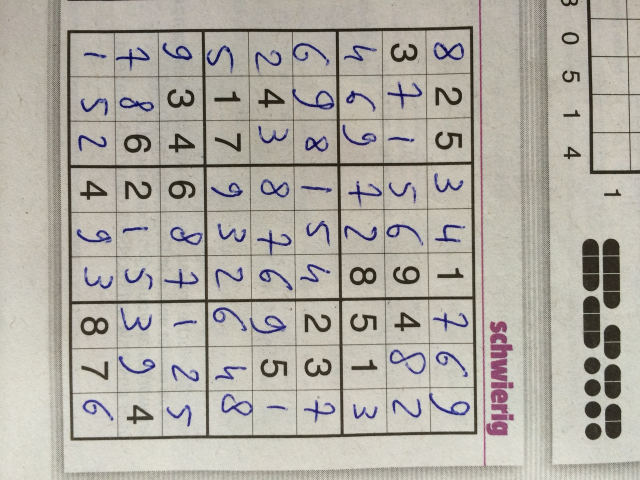
#> input picture tests/images/kalem.jpg, 1280 x 960 px (shown at 1/2 size); its folder holds only this picture in this run
$ python -i vision.py   (imports and definitions only)
#> lines starting #> are read from the running program, lines starting #| are printed output that depends on the picture; after the words box and inside, x2 and y2 are one past the last pixel; in counts of white or black regions, pixels touching at a corner belong together
"""Görüntü işleme: ızgarayı bul, rakamları oku, çözümü görüntünün üstüne çiz."""
from dataclasses import dataclass, field
from io import BytesIO
from itertools import combinations
from pathlib import Path

import cv2
import numpy as np
from PIL import Image, ImageDraw, ImageFont

from digits import normalize
from solver import solve_unique

WARP = 450
CELL = WARP // 9
SQUARE = np.float32([[0, 0], [WARP, 0], [WARP, WARP], [0, WARP]])
FONT = cv2.FONT_HERSHEY_SIMPLEX


def load_image(path):
    """cv2.imread Windows'ta Türkçe karakterli yolları okuyamaz; baytlardan çözüyoruz."""
    return cv2.imdecode(np.fromfile(path, np.uint8), cv2.IMREAD_COLOR)


MAX_SIDE = 1280  # tüm ayarlar ve ölçümler bu boyuttaki telefon fotoğraflarıyla yapıldı


# [8 lines left out: function limit_size, not called in this run]


def save_image(path, img):
    cv2.imencode(".jpg", img)[1].tofile(path)  # imwrite da Türkçe karakterli yollara yazamaz


def order_corners(pts):
    s = pts.sum(1)
    d = np.diff(pts, axis=1).ravel()  # y - x
    return np.float32([pts[s.argmin()], pts[d.argmin()], pts[s.argmax()], pts[d.argmax()]])


def grid_score(th, quad, size=270):
    """Dörtgeni düzleştirip iç çizgilerin 1/9 aralıklarla gerçekten orada olup olmadığını ölçer (0-1)."""
    dst = np.float32([[0, 0], [size, 0], [size, size], [0, size]])
    flat = cv2.warpPerspective(th, cv2.getPerspectiveTransform(quad, dst), (size, size)) > 0
    step, win = size // 9, 3
    peaks = []
    for profile in (flat.mean(1), flat.mean(0)):  # satır ve sütun boyunca koyu piksel oranı
        for k in range(1, 9):
            peaks.append(profile[k * step - win:k * step + win + 1].max())
    return float(np.mean(peaks))


def find_grid(gray, trace=None):
    """Sudoku ızgarasının köşelerini bulur: sol-üst, sağ-üst, sağ-alt, sol-alt.

    trace sözlüğü verilirse "Nasıl gördüm?" paneli için ara sonuçlar ona yazılır.
    """
    scale = min(1.0, 640 / gray.shape[1])  # hız için küçük çözünürlükte ara
#> scale = 0.5
    if scale < 1:
        gray = cv2.resize(gray, None, fx=scale, fy=scale, interpolation=cv2.INTER_AREA)
    blur = cv2.GaussianBlur(gray, (7, 7), 0)
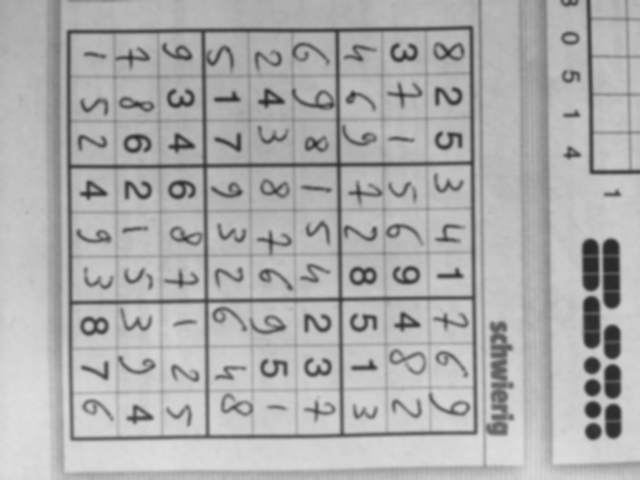
#> blur: shape (480, 640); min 39, max 222, mean 173.7
    th = cv2.adaptiveThreshold(blur, 255, cv2.ADAPTIVE_THRESH_GAUSSIAN_C,
                               cv2.THRESH_BINARY_INV, 11, 2)
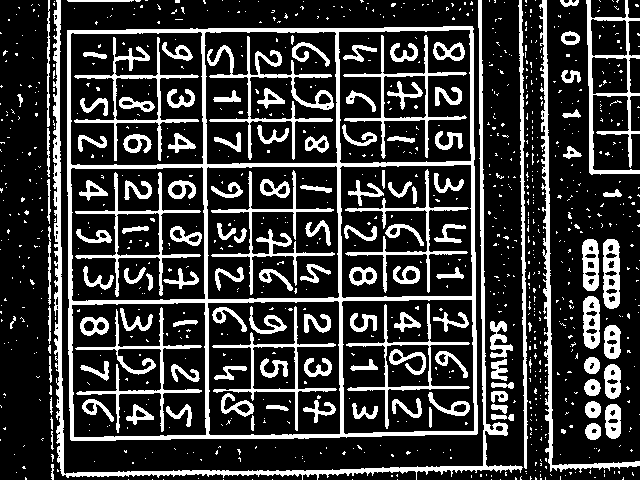
#> th: shape (480, 640); 22.4% white; 975 white regions (839 under 20 px), largest, box (x1, y1, x2, y2) and area: (67, 26, 478, 441) 13159, (53, 0, 523, 480) 6615, (539, 0, 640, 473) 2736
    # Bulanık fotoğraflarda ince ızgara çizgileri eşiklemede kesik kesik kalır ve ızgara kapalı bir
    # dörtgen oluşturmaz. Hafifçe kalınlaştırılmış görüntüden de aday üretilir; kopukluklar kapanır.
    thickened = cv2.dilate(th, np.ones((3, 3), np.uint8))
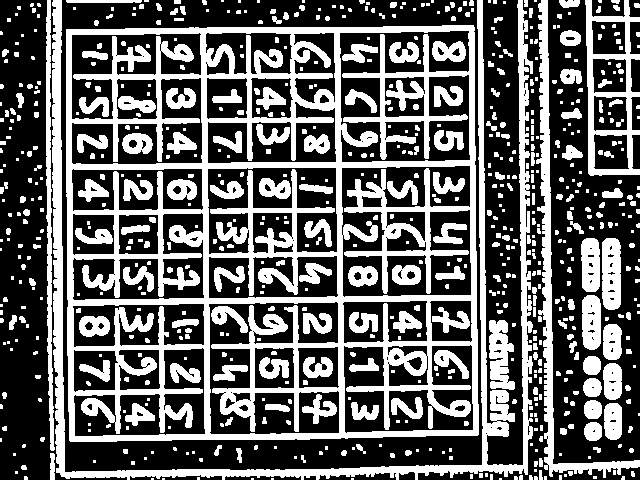
#> thickened: shape (480, 640); 38.8% white; 738 white regions (429 under 20 px), largest, box (x1, y1, x2, y2) and area: (66, 25, 479, 442) 53318, (52, 0, 533, 480) 14834, (536, 0, 640, 478) 4799
    candidates = []  # ızgara testini geçenler: (alan, skor, köşeler)
    scored = []      # puanlanan tüm dörtgenler (panelde gösterilir): (köşeler, skor)
    for source in (th, thickened):
        found_in_th = [q * scale for q, _ in scored]
        contours, _ = cv2.findContours(source, cv2.RETR_LIST, cv2.CHAIN_APPROX_SIMPLE)
        for c in sorted(contours, key=cv2.contourArea, reverse=True)[:10]:
            if cv2.contourArea(c) < gray.size * 0.02:
                break
            # Dış çerçeve yer yer kopuk olabilir; dış bükey zarf yine de temiz bir dörtgen verir
            hull = cv2.convexHull(c)
            if cv2.contourArea(hull) < gray.size * 0.05:
                continue
            approx = cv2.approxPolyDP(hull, 0.02 * cv2.arcLength(hull, True), True)
            if len(approx) != 4:
                continue
            quad = order_corners(approx.reshape(4, 2).astype(np.float32))
            # Kalınlaştırılmış görüntü sadece yeni dörtgen getirsin: aynı ızgaranın 1 px büyük kopyası
            # "en büyük kazanır" kuralında asıl adayı geçip köşeleri kaydırmasın
            if source is thickened and any(np.abs(quad - q).max() < 5 for q in found_in_th):
                continue
            score = grid_score(th, quad)  # puan hep asıl görüntüde: iki kaynağın adayları karşılaştırılabilsin
            scored.append((quad / scale, score))
            if score >= 0.4:
                candidates.append((cv2.contourArea(hull), score, quad))
#> this loop made 2 passes
#> pass 1, in grid_score, `flat = cv2.warpPerspective(th, cv2.getPerspectiveTransform(quad, dst),..`:
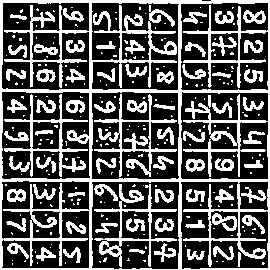
#> flat: shape (270, 270) bool; 35.2% white; 256 white regions (185 under 20 px), largest, box (x1, y1, x2, y2) and area: (0, 0, 270, 270) 12934, (94, 94, 177, 177) 1257, (94, 184, 177, 267) 1178
#> pass 1, in grid_score (call 2), `flat = cv2.warpPerspective(th, cv2.getPerspectiveTransform(quad, dst),..`:
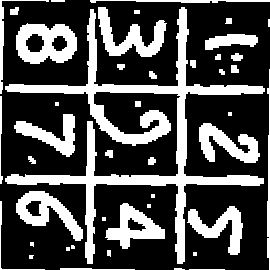
#> flat: shape (270, 270) bool; 29.7% white; 44 white regions (12 under 20 px), largest, box (x1, y1, x2, y2) and area: (5, 7, 265, 264) 9703, (16, 23, 77, 64) 1633, (98, 7, 167, 57) 1402
#> pass 1, in grid_score (call 3), `flat = cv2.warpPerspective(th, cv2.getPerspectiveTransform(quad, dst),..`:
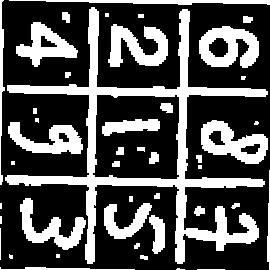
#> flat: shape (270, 270) bool; 31.3% white; 44 white regions (11 under 20 px), largest, box (x1, y1, x2, y2) and area: (5, 7, 268, 264) 9902, (199, 26, 259, 68) 1570, (201, 120, 268, 164) 1541
#> pass 1, in grid_score (call 4), `flat = cv2.warpPerspective(th, cv2.getPerspectiveTransform(quad, dst),..`:
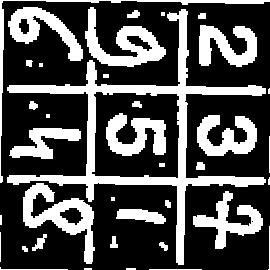
#> flat: shape (270, 270) bool; 30.8% white; 38 white regions (7 under 20 px), largest, box (x1, y1, x2, y2) and area: (7, 9, 266, 265) 7378, (23, 183, 95, 264) 2037, (85, 7, 166, 67) 1901
#> after the loop, candidates = 11 items; scored = 11 items
    if trace is not None:
        trace["threshold"], trace["quads"] = th, scored
    if not candidates:
        return None
    # 1) En iyi skora yakın olanların en büyüğü: sayfadaki küçük "dünkü çözüm" ızgarası asıl bulmacaya yenilir.
    top = max(score for _, score, _ in candidates)
#> top = 0.976
    area = max(a for a, score, _ in candidates if score >= top - 0.1)
#> area = 167246.5
    # 2) Neredeyse aynı boydakiler arasında en yüksek skor: ızgaraya çok yakın bir kağıt/ekran kenarı
    #    da yüksek skor alabilir ama gerçek ızgara her zaman daha iyi hizalıdır.
    _, _, quad = max((c for c in candidates if c[0] >= 0.8 * area), key=lambda c: c[1])
#> quad = [[67, 30], [472, 26], [477, 433], [71, 440]]
    return quad / scale


# [49 lines left out: functions _near_cell_border, find_digits, not called in this run]


def warp_grid(gray, corners):
    return cv2.warpPerspective(gray, cv2.getPerspectiveTransform(corners, SQUARE), (WARP, WARP))


# [33 lines left out: functions read_board, read_board_any_rotation, try_solve, not called in this run]


UNSURE_MARGIN = 0.5  # 1. ve 2. tahmin bu kadar yakınsa rakamdan emin değiliz


def unsure_cells(scores):
    return sorted(i for i, d in scores.items() if np.partition(d, 1)[1] - d.min() < UNSURE_MARGIN)


# [31 lines left out: function correct_and_solve, not called in this run]


class SolutionCache:
    """Kamera modu: tahta önceki kareyle neredeyse aynıysa önceki çözümü kullanır, titremeyi önler."""

    def __init__(self):
        self.board = self.solution = None

    # [47 lines left out: functions lookup, draw_solution, grid_cell_size, grid_overlay, not called in this run]


HAND_FONT = (Path(__file__).parent / "fonts" / "Caveat.ttf").read_bytes()  # el yazısı, SIL OFL; bir kez okunur
INK = np.float32([150, 60, 25]) / 255  # BGR: tükenmez kalem mavisi


# [37 lines left out: functions draw_handwritten, draw_outline, not called in this run]


MESSAGES = {
    "cozuldu": "Çözüldü.",
    "izgara_yok": "Sudoku ızgarası bulunamadı. Izgaranın tamamının kadrajda ve net olduğundan emin olun.",
    "cozulemedi": "Rakamların bir kısmı okunamadı, yanlış çözüm göstermemek için durdum. "
                  "Daha net ya da daha yakından çekilmiş bir fotoğraf deneyin.",
}


@dataclass
class Result:
    image: np.ndarray                              # çözüm çizilmiş görüntü
    status: str                                    # "cozuldu" | "izgara_yok" | "cozulemedi"
    board: list = None                             # okunan (gerekirse düzeltilmiş) rakamlar, boş = 0
    solution: list = None
    corrected: dict = field(default_factory=dict)  # {hücre: ilk okunan rakam}: kurallarla düzeltilenler
    unsure: list = field(default_factory=list)     # okunurken emin olunamayan hücreler
    corners: np.ndarray = None                     # ızgaranın köşeleri, doğru yöne çevrilmiş


# [39 lines left out: functions solve_image, process_frame, not called in this run]

>>> import cv2
>>> picture = cv2.imread('tests/images/kalem.jpg', cv2.IMREAD_GRAYSCALE)
>>> result = find_grid(picture)
#> result = [[134, 60], [944, 52], [954, 866], [142, 880]]
